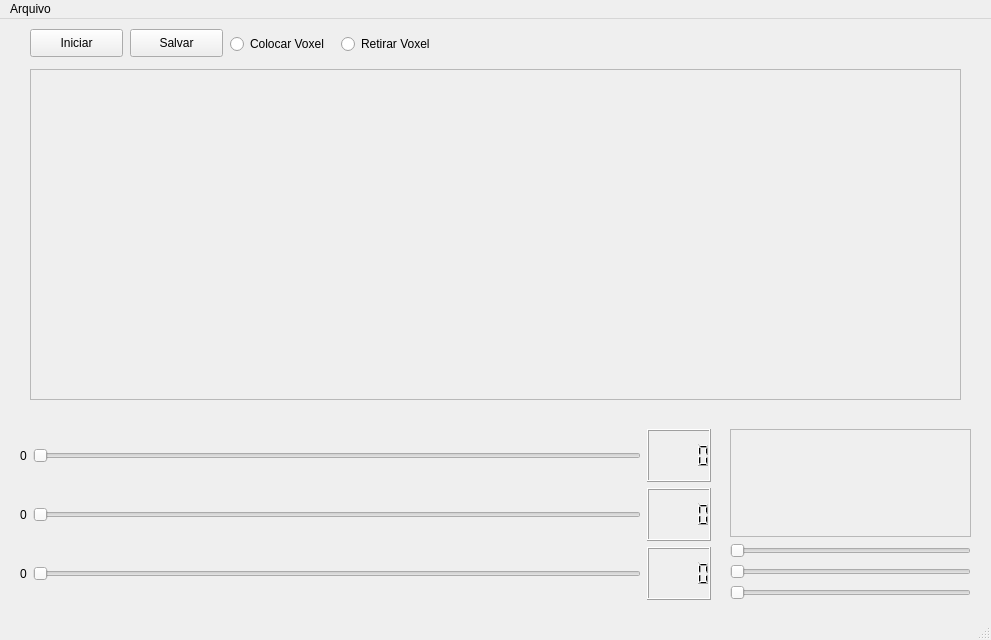
<?xml version="1.0" encoding="UTF-8"?>
<ui version="4.0">
 <class>MainWindow</class>
 <widget class="QMainWindow" name="MainWindow">
  <property name="geometry">
   <rect>
    <x>0</x>
    <y>0</y>
    <width>991</width>
    <height>640</height>
   </rect>
  </property>
  <property name="windowTitle">
   <string>MainWindow</string>
  </property>
  <widget class="QWidget" name="centralwidget">
   <widget class="QWidget" name="verticalLayoutWidget_2">
    <property name="geometry">
     <rect>
      <x>730</x>
      <y>410</y>
      <width>241</width>
      <height>171</height>
     </rect>
    </property>
    <layout class="QVBoxLayout" name="verticalLayout_2">
     <item>
      <widget class="QFrame" name="frameCorRGB">
       <property name="frameShape">
        <enum>QFrame::StyledPanel</enum>
       </property>
       <property name="frameShadow">
        <enum>QFrame::Raised</enum>
       </property>
      </widget>
     </item>
     <item>
      <widget class="QSlider" name="horizontalSliderR">
       <property name="maximum">
        <number>255</number>
       </property>
       <property name="orientation">
        <enum>Qt::Horizontal</enum>
       </property>
      </widget>
     </item>
     <item>
      <widget class="QSlider" name="horizontalSliderG">
       <property name="maximum">
        <number>255</number>
       </property>
       <property name="orientation">
        <enum>Qt::Horizontal</enum>
       </property>
      </widget>
     </item>
     <item>
      <widget class="QSlider" name="horizontalSliderB">
       <property name="maximum">
        <number>255</number>
       </property>
       <property name="orientation">
        <enum>Qt::Horizontal</enum>
       </property>
      </widget>
     </item>
    </layout>
   </widget>
   <widget class="QWidget" name="verticalLayoutWidget">
    <property name="geometry">
     <rect>
      <x>20</x>
      <y>410</y>
      <width>691</width>
      <height>171</height>
     </rect>
    </property>
    <layout class="QVBoxLayout" name="verticalLayout">
     <item>
      <layout class="QHBoxLayout" name="horizontalLayout">
       <item>
        <widget class="QLabel" name="labelMinimoX">
         <property name="text">
          <string>0</string>
         </property>
        </widget>
       </item>
       <item>
        <widget class="QSlider" name="horizontalSliderX">
         <property name="orientation">
          <enum>Qt::Horizontal</enum>
         </property>
        </widget>
       </item>
       <item>
        <widget class="QLCDNumber" name="lcdNumber"/>
       </item>
      </layout>
     </item>
     <item>
      <layout class="QHBoxLayout" name="horizontalLayout_3">
       <item>
        <widget class="QLabel" name="labelMinimoY">
         <property name="text">
          <string>0</string>
         </property>
        </widget>
       </item>
       <item>
        <widget class="QSlider" name="horizontalSliderY">
         <property name="orientation">
          <enum>Qt::Horizontal</enum>
         </property>
        </widget>
       </item>
       <item>
        <widget class="QLCDNumber" name="lcdNumber_2"/>
       </item>
      </layout>
     </item>
     <item>
      <layout class="QHBoxLayout" name="horizontalLayout_2">
       <item>
        <widget class="QLabel" name="labelMinimoZ">
         <property name="text">
          <string>0</string>
         </property>
        </widget>
       </item>
       <item>
        <widget class="QSlider" name="horizontalSliderZ">
         <property name="orientation">
          <enum>Qt::Horizontal</enum>
         </property>
        </widget>
       </item>
       <item>
        <widget class="QLCDNumber" name="lcdNumber_3"/>
       </item>
      </layout>
     </item>
    </layout>
   </widget>
   <widget class="QFrame" name="framePrincipal">
    <property name="geometry">
     <rect>
      <x>30</x>
      <y>50</y>
      <width>931</width>
      <height>331</height>
     </rect>
    </property>
    <property name="frameShape">
     <enum>QFrame::StyledPanel</enum>
    </property>
    <property name="frameShadow">
     <enum>QFrame::Raised</enum>
    </property>
   </widget>
   <widget class="QWidget" name="horizontalLayoutWidget">
    <property name="geometry">
     <rect>
      <x>230</x>
      <y>10</y>
      <width>215</width>
      <height>31</height>
     </rect>
    </property>
    <layout class="QHBoxLayout" name="horizontalLayout_4">
     <item>
      <widget class="QRadioButton" name="radioButtonPutVoxel">
       <property name="text">
        <string>Colocar Voxel</string>
       </property>
      </widget>
     </item>
     <item>
      <widget class="QRadioButton" name="radioButtonCutVoxel">
       <property name="text">
        <string>Retirar Voxel</string>
       </property>
      </widget>
     </item>
    </layout>
   </widget>
   <widget class="QPushButton" name="pushButtonIniciar">
    <property name="geometry">
     <rect>
      <x>30</x>
      <y>10</y>
      <width>93</width>
      <height>28</height>
     </rect>
    </property>
    <property name="text">
     <string>Iniciar</string>
    </property>
   </widget>
   <widget class="QPushButton" name="pushButtonSalvar">
    <property name="geometry">
     <rect>
      <x>130</x>
      <y>10</y>
      <width>93</width>
      <height>28</height>
     </rect>
    </property>
    <property name="text">
     <string>Salvar</string>
    </property>
   </widget>
  </widget>
  <widget class="QMenuBar" name="menubar">
   <property name="geometry">
    <rect>
     <x>0</x>
     <y>0</y>
     <width>991</width>
     <height>26</height>
    </rect>
   </property>
   <widget class="QMenu" name="menuPaint_3D">
    <property name="title">
     <string>Arquivo</string>
    </property>
   </widget>
   <addaction name="menuPaint_3D"/>
  </widget>
  <widget class="QStatusBar" name="statusbar"/>
  <action name="actionSalvar_arquivo">
   <property name="text">
    <string>Salvar arquivo</string>
   </property>
  </action>
  <action name="actionNovo_arquivo">
   <property name="text">
    <string>Novo arquivo</string>
   </property>
  </action>
 </widget>
 <resources/>
 <connections>
  <connection>
   <sender>horizontalSliderX</sender>
   <signal>valueChanged(int)</signal>
   <receiver>lcdNumber</receiver>
   <slot>display(int)</slot>
   <hints>
    <hint type="sourcelabel">
     <x>543</x>
     <y>458</y>
    </hint>
    <hint type="destinationlabel">
     <x>684</x>
     <y>472</y>
    </hint>
   </hints>
  </connection>
  <connection>
   <sender>horizontalSliderY</sender>
   <signal>valueChanged(int)</signal>
   <receiver>lcdNumber_2</receiver>
   <slot>display(int)</slot>
   <hints>
    <hint type="sourcelabel">
     <x>602</x>
     <y>514</y>
    </hint>
    <hint type="destinationlabel">
     <x>673</x>
     <y>527</y>
    </hint>
   </hints>
  </connection>
  <connection>
   <sender>horizontalSliderZ</sender>
   <signal>valueChanged(int)</signal>
   <receiver>lcdNumber_3</receiver>
   <slot>display(int)</slot>
   <hints>
    <hint type="sourcelabel">
     <x>583</x>
     <y>572</y>
    </hint>
    <hint type="destinationlabel">
     <x>675</x>
     <y>575</y>
    </hint>
   </hints>
  </connection>
 </connections>
</ui>
